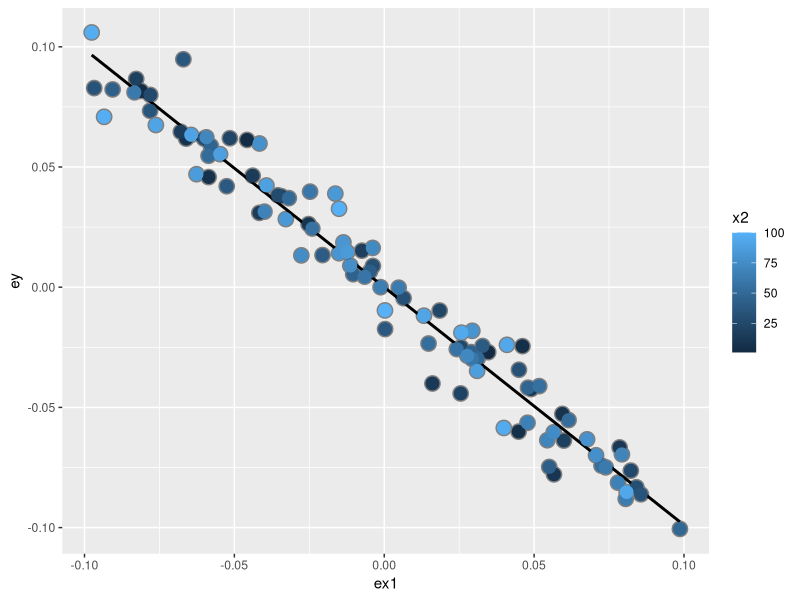

R code for this plot:
n <- 100; x2 <- 1: n; x1 <- .01 * x2 + runif(n, -.1, .1); y = -x1 + x2 + rnorm(n, sd = .01)
summary(lm(y ~ x1))$coef
summary(lm(y ~ x1 + x2))$coef


#plot
dat <- data.frame(y = y, x1 = x1, x2 = x2, ey = resid(lm(y ~ x2)), ex1 = resid(lm(x1 ~ x2)))
library(ggplot2)
g <- ggplot(dat, aes(y = ey, x = ex1, colour = x2))
g <- g + geom_point(colour = "grey50", size = 5) + geom_smooth(method = lm, se = FALSE, colour = "black") + geom_point(size = 4)
g 